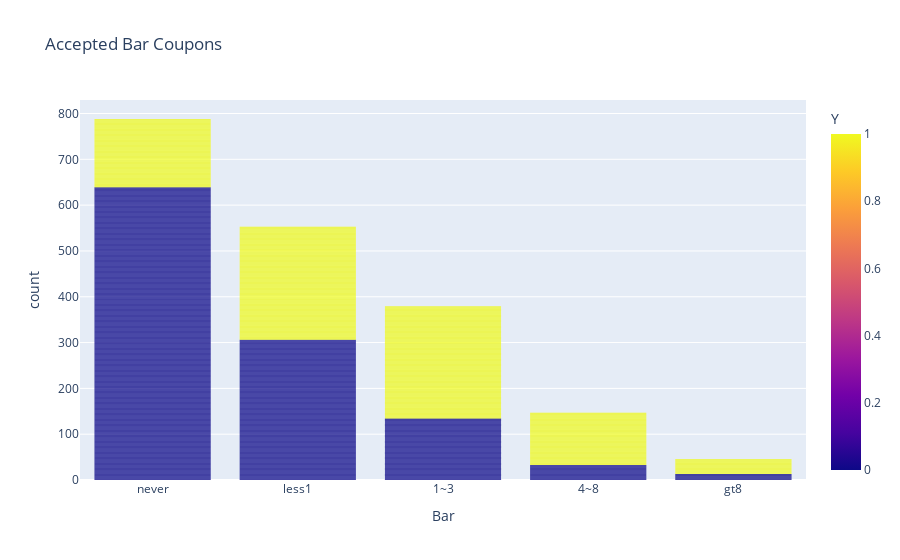

Source (notebook cell):
### Code cell
# So there is a higher percentage of individuals who accept the coupon if they 
# have been to the bar more than 3 times, however, there are more coupons that are
# accepted for individuals who have been to the bar 3 or less times as this is a 
# larger population

# This chart is a sanity check to make sure that the percentages make sense

fig = px.bar(df.sort_values(by='Y'), x='Bar', color='Y', title='Accepted Bar Coupons')
fig.update_traces(dict(marker_line_width=0))
fig.show()

### Figure 1 — Plotly figure (JSON) as saved in the notebook; plotly's stock layout.template omitted (floating-point values rounded to 4 significant figures; data arrays with more than 128 entries replaced by an {"elided": "..."} marker saying what was removed)
{"data": [{"alignmentgroup": "True", "hovertemplate": "Bar=%{x}<br>count=%{y}<br>Y=%{marker.color}<extra></extra>", "legendgroup": "", "marker": {"color": {"elided": "1913 int values"}, "coloraxis": "coloraxis", "line": {"width": 0}, "pattern": {"shape": ""}}, "name": "", "offsetgroup": "", "orientation": "v", "showlegend": false, "textposition": "auto", "type": "bar", "x": {"elided": "1913 str values"}, "xaxis": "x", "y": {"elided": "1913 int values"}, "yaxis": "y"}], "layout": {"barmode": "relative", "coloraxis": {"colorbar": {"title": {"text": "Y"}}, "colorscale": [[0, "#0d0887"], [0.1111, "#46039f"], [0.2222, "#7201a8"], [0.3333, "#9c179e"], [0.4444, "#bd3786"], [0.5556, "#d8576b"], [0.6667, "#ed7953"], [0.7778, "#fb9f3a"], [0.8889, "#fdca26"], [1, "#f0f921"]]}, "legend": {"tracegroupgap": 0}, "title": {"text": "Accepted Bar Coupons"}, "xaxis": {"anchor": "y", "domain": [0, 1], "title": {"text": "Bar"}}, "yaxis": {"anchor": "x", "domain": [0, 1], "title": {"text": "count"}}}}
